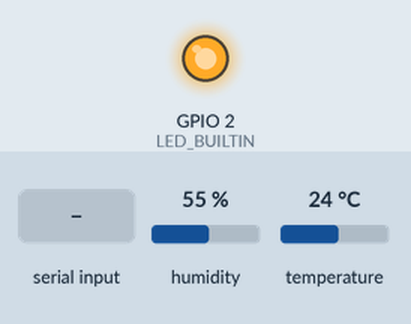
Recording of a sketch running on a simulated ESP32. Parts: output pins drawn as LEDs (lit = HIGH). The test bench sets the inputs (shaded band); at power-on: humidity 55 %, temperature 24 °C. Nothing arrives over Bluetooth unless stated; what the sketch prints to the serial monitor is not drawn.

Above: at 1.2 s.
1.3 s: "90,45\n" received over the second serial link
2.9 s: "0\n" received over the second serial link
4.4 s: "30,150\n" received over the second serial link
Timing chart, 0 to 7.4 s (numbered marks = the images above; inputs shaded):
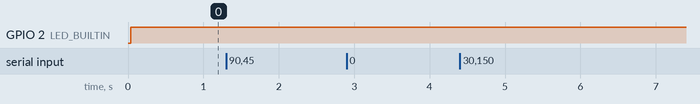

The sketch:

BLE_code_finale_server.ino
```cpp
//we can only connect to one device
//we can't perfom communication between 2 serial esp32
#include "BluetoothSerial.h" //Header File for Serial Bluetooth, will be added by default into Arduino
#include <DHT.h>

#define DHTPIN 25
#define DHTTYPE DHT11
DHT dht(DHTPIN, DHTTYPE);
char tchar[4];
uint8_t arr;
uint8_t c;

BluetoothSerial ESP_BT; //Object for Bluetooth
bool isconnected = false ;
int data;
bool nouveau = false;
int LED_BUILTIN = 2;
char received[100];
byte  j = 0;
byte k = 0;


void setup() {
  Serial.begin(9600); //Start Serial monitor in 9600
  ESP_BT.begin("ESP32_Test_Serial"); //Name of your Bluetooth Signal
  Serial.println("Bluetooth Device is Ready to Pair");
  pinMode (LED_BUILTIN, OUTPUT);//Specify that LED pin is output

  dht.begin();


}

void loop() {
  if (ESP_BT.connected() && (isconnected == false))
  {
    Serial.println("connected to smartphone");
    Serial.println("ready to read data from smartphone");
    isconnected = true;
    analogWrite(LED_BUILTIN, 255);
  }
  if (!(ESP_BT.connected()) && isconnected)
  { isconnected = false;
    Serial.println("disconnected from smartphone");
    for (int i = 0; i < 256; i++) {
      delay(5);
      analogWrite(LED_BUILTIN, 255 - i);
    }
  }
  if (isconnected) {
    float t = dht.readTemperature();  //read the value of the potentiometer

    dtostrf(t, 1, 2, tchar); // float_val, min_width, digits_after_decimal, char_buffer
    arr = ((tchar[0] - '0') * 10) + (tchar[1] - '0');
    if(c==0){
      c++;
    Serial.print("we are sending temperature=");
    Serial.println(t);}
    ESP_BT.write(arr);
    if (ESP_BT.available()) //Check if we receive anything from Bluetooth
    {
      data = ESP_BT.read(); //Read what we recevive
      received[j] = data;
      j++;
      if (data == 10) {
        nouveau = true;
      }
    }

    if (nouveau) {
      Serial.println("Received:");
      Serial.print(received);
      nouveau = false;
        j = 0;
    }
  }
}
```

Measured:
- after the input at 1.3 s, every drawn part: stays the same
- after the input at 2.9 s, every drawn part: stays the same
- after the input at 4.4 s, every drawn part: stays the same
